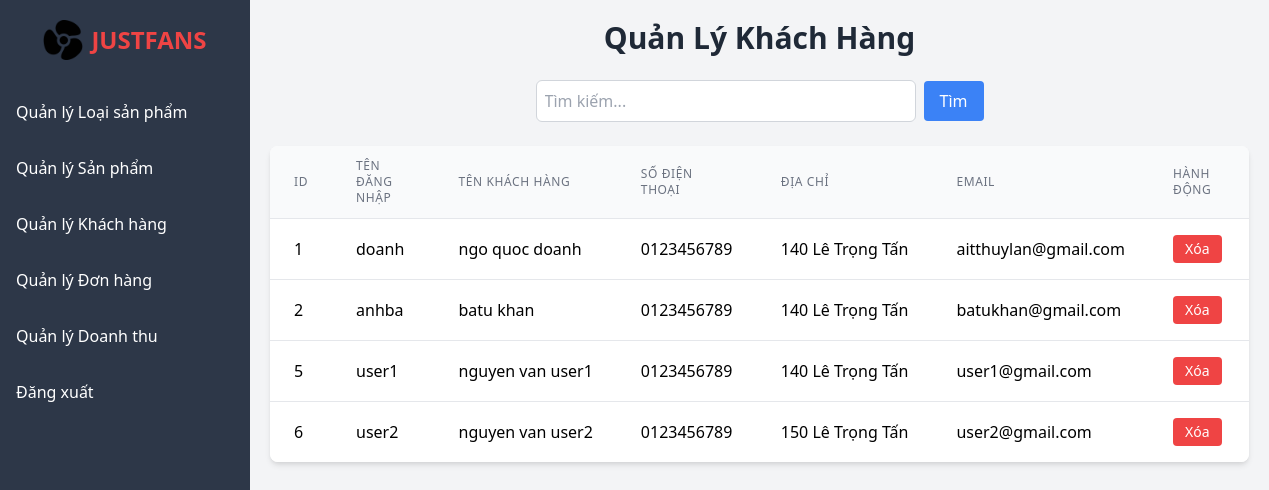
Screenshot of /admin/view/customers.php (signed in) with the database file from the repository.
### tables this page shows
CREATE TABLE `user` (
  `user_id` int(11) NOT NULL,
  `user_name` varchar(50) NOT NULL,
  `password` varchar(255) NOT NULL,
  `full_name` varchar(100) NOT NULL,
  `phone_number` varchar(10) NOT NULL,
  `address` text NOT NULL,
  `email` varchar(100) NOT NULL,
  `role` enum('admin','employee','customer') NOT NULL
);

### admin/view/customers.php (the view, shortened to what this page needs)
<?php
include 'db.php';
?>
<h1 class="text-3xl font-bold mb-6 text-gray-800 text-center">Quản Lý Khách Hàng</h1>
<div class="mb-6 flex justify-center">
    <form method="GET" class="flex items-center w-full max-w-md">
        <input type="text" name="search" id="search" value="<?php echo isset($_GET['search']) ? htmlspecialchars($_GET['search']) : ''; ?>" placeholder="Tìm kiếm..." class="flex-grow p-2 border border-gray-300 rounded-md focus:ring-blue-500 focus:border-blue-500">
        <button type="submit" class="ml-2 bg-blue-500 text-white py-2 px-4 rounded hover:bg-blue-600">Tìm</button>
    </form>
</div>
<div class="overflow-x-auto bg-white shadow-md rounded-lg">
    <table class="min-w-full divide-y divide-gray-200">
        <thead class="bg-gray-50">
            <tr>
                <th class="px-6 py-3 text-left text-xs font-medium text-gray-500 uppercase tracking-wider">ID</th>
                <th class="px-6 py-3 text-left text-xs font-medium text-gray-500 uppercase tracking-wider">Tên Đăng Nhập</th>
                <th class="px-6 py-3 text-left text-xs font-medium text-gray-500 uppercase tracking-wider">Tên Khách Hàng</th>
                <th class="px-6 py-3 text-left text-xs font-medium text-gray-500 uppercase tracking-wider">Số Điện Thoại</th>
                <th class="px-6 py-3 text-left text-xs font-medium text-gray-500 uppercase tracking-wider">Địa Chỉ</th>
                <th class="px-6 py-3 text-left text-xs font-medium text-gray-500 uppercase tracking-wider">Email</th>
                <th class="px-6 py-3 text-left text-xs font-medium text-gray-500 uppercase tracking-wider">Hành Động</th>
            </tr>
        </thead>
        <tbody class="bg-white divide-y divide-gray-200">
            <?php
            $sql = "SELECT * FROM user WHERE role = 'customer'";
            $stmt = $conn->prepare($sql);
            $stmt->execute();
            $result = $stmt->get_result();
            if ($result && $result->num_rows > 0) {
                while ($row = $result->fetch_assoc()) {
                    echo "<tr>";
                    echo "<td class='px-6 py-4 whitespace-nowrap'>" . htmlspecialchars($row['user_id']) . "</td>";
                    echo "<td class='px-6 py-4 whitespace-nowrap'>" . htmlspecialchars($row['user_name']) . "</td>";
                    echo "<td class='px-6 py-4 whitespace-nowrap'>" . htmlspecialchars($row['full_name']) . "</td>";
                    echo "<td class='px-6 py-4 whitespace-nowrap'>" . htmlspecialchars($row['phone_number']) . "</td>";
                    echo "<td class='px-6 py-4 whitespace-nowrap'>" . htmlspecialchars($row['address']) . "</td>";
                    echo "<td class='px-6 py-4 whitespace-nowrap'>" . htmlspecialchars($row['email']) . "</td>";
                    echo "<td class='px-6 py-4 whitespace-nowrap'>
                            <a href='customer_delete.php?user_id=" . htmlspecialchars($row['user_id']) . "' class='inline-block bg-red-500 text-white py-1 px-3 rounded hover:bg-red-600 text-sm' onclick='return confirm(\"Bạn có chắc muốn xóa khách hàng này?\")'>Xóa</a>
                          </td>";
                    echo "</tr>";
                }
            } else {
                echo "<tr><td colspan='7' class='px-6 py-4 text-center text-gray-500'>Không tìm thấy khách hàng nào.</td></tr>";
            }
            ?>
        </tbody>
    </table>
</div>
<?php
require_once 'layout.php';
?>

### rows the page displays
user: user_id "1", user_name "doanh", full_name "ngo quoc doanh", phone_number "0123456789", address "140 Lê Trọng Tấn", email "aitthuylan@gmail.com"
user: user_id "2", user_name "anhba", full_name "batu khan", phone_number "0123456789", address "140 Lê Trọng Tấn", email "batukhan@gmail.com"
user: user_id "5", user_name "user1", full_name "nguyen van user1", phone_number "0123456789", address "140 Lê Trọng Tấn", email "user1@gmail.com"
user: user_id "6", user_name "user2", full_name "nguyen van user2", phone_number "0123456789", address "150 Lê Trọng Tấn", email "user2@gmail.com"
